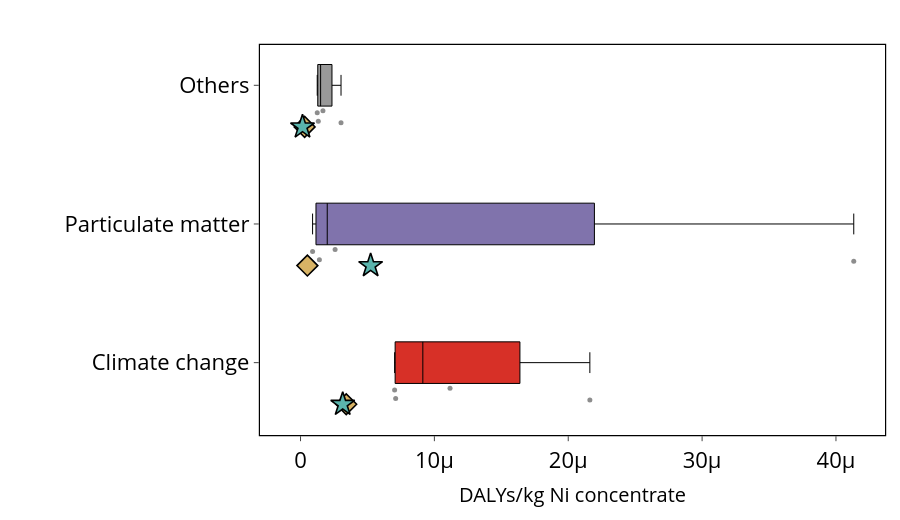

Notebook cell for this chart:
### Code cell
plot_lcia_boxes_for_reference_product(
    df_hh_eiv,
    reference_product="Ni concentrate",
    yaxis_label="DALYs/kg Ni concentrate",
    title="",
    output_html="results/Damages/boxplot_hh_ni_eiv.html",
    output_image="results/Damages/boxplot_hh_ni_eiv",
    image_format="pdf",
    **COMMON
)
plot_lcia_boxes_for_reference_product(
    df_hh_riv,
    reference_product="Ni concentrate",
    yaxis_label="DALYs/kg Ni concentrate",
    title="",
    output_html="results/Damages/boxplot_hh_ni_riv.html",
    output_image="results/Damages/boxplot_hh_ni_riv",
    image_format="pdf",
    **COMMON
)

### Figure 1 — Plotly figure (JSON) as saved in the notebook; plotly's stock layout.template omitted (floating-point values rounded to 4 significant figures)
{"data": [{"boxpoints": "all", "fillcolor": "#d73027", "hoverinfo": "text+x", "hovertext": ["Nunavik Nickel", "Raglan", "Thompson", "Voisey's Bay"], "jitter": 0.35, "line": {"color": "black", "width": 1}, "marker": {"color": "rgba(80,80,80,0.65)", "size": 5}, "orientation": "h", "showlegend": false, "width": 0.3, "x": [7.108e-06, 1.117e-05, 7.028e-06, 2.161e-05], "y": [0, 0, 0, 0], "type": "box"}, {"boxpoints": "all", "fillcolor": "#8073ac", "hoverinfo": "text+x", "hovertext": ["Nunavik Nickel", "Raglan", "Thompson", "Voisey's Bay"], "jitter": 0.35, "line": {"color": "black", "width": 1}, "marker": {"color": "rgba(80,80,80,0.65)", "size": 5}, "orientation": "h", "showlegend": false, "width": 0.3, "x": [1.409e-06, 2.583e-06, 9.003e-07, 4.133e-05], "y": [1, 1, 1, 1], "type": "box"}, {"boxpoints": "all", "fillcolor": "#999999", "hoverinfo": "text+x", "hovertext": ["Nunavik Nickel", "Raglan", "Thompson", "Voisey's Bay"], "jitter": 0.35, "line": {"color": "black", "width": 1}, "marker": {"color": "rgba(80,80,80,0.65)", "size": 5}, "orientation": "h", "showlegend": false, "width": 0.3, "x": [1.674e-06, 1.248e-06, 3.025e-06, 1.327e-06], "y": [2, 2, 2, 2], "type": "box"}, {"marker": {"color": "rgba(0,0,0,0)", "line": {"color": "black", "width": 1.5}, "size": 16, "symbol": "square"}, "mode": "markers", "name": "MetalliCan range", "showlegend": false, "x": [null], "y": [null], "type": "scatter"}, {"marker": {"color": "rgba(80,80,80,0.7)", "size": 10, "symbol": "circle"}, "mode": "markers", "name": "MetalliCan sites", "showlegend": false, "x": [null], "y": [null], "type": "scatter"}, {"marker": {"color": "#d8b365", "line": {"color": "black", "width": 1.6}, "size": 16, "symbol": "diamond"}, "mode": "markers", "name": "Ecoinvent", "showlegend": false, "x": [3.415e-06, 3.065e-07, 5.117e-07], "y": [-0.3, 1.7, 0.7], "type": "scatter"}, {"marker": {"color": "#5ab4ac", "line": {"color": "black", "width": 1.6}, "size": 18, "symbol": "star"}, "mode": "markers", "name": "Regioinvent", "showlegend": false, "x": [3.152e-06, 1.476e-07, 5.237e-06], "y": [-0.3, 1.7, 0.7], "type": "scatter"}], "layout": {"yaxis": {"tickmode": "array", "tickvals": [0, 1, 2], "ticktext": ["Climate change", "Particulate matter", "Others"], "tickfont": {"size": 22, "color": "black"}, "showgrid": false, "zeroline": false, "showline": true, "linecolor": "black", "linewidth": 1.2, "mirror": true, "ticks": "outside", "automargin": false}, "xaxis": {"title": {"text": "DALYs/kg Ni concentrate", "font": {"size": 20, "color": "black"}}, "tickfont": {"size": 22, "color": "black"}, "showgrid": false, "zeroline": false, "showline": true, "linecolor": "black", "linewidth": 1.2, "mirror": true, "ticks": "outside", "automargin": false}, "title": {"text": "", "x": 0.5, "font": {"size": 18, "color": "black"}}, "showlegend": false, "margin": {"l": 260, "r": 15, "t": 45, "b": 85}, "width": 900, "height": 520, "plot_bgcolor": "white", "paper_bgcolor": "white"}}
